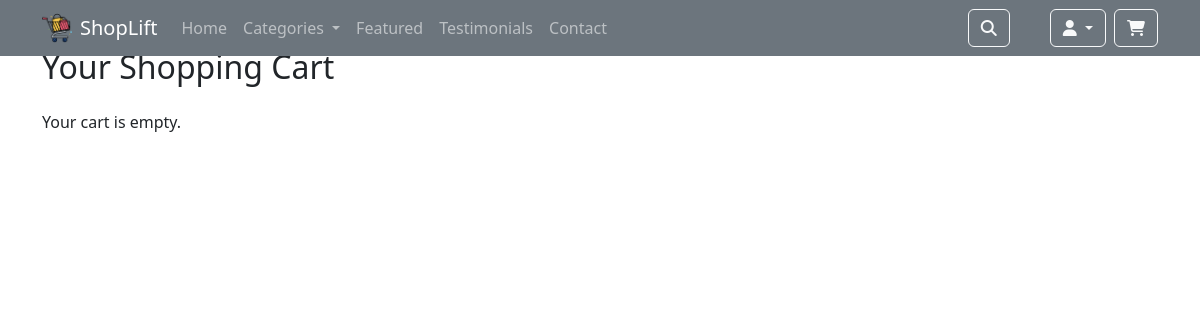
/cart/ (signed in), run on an earlier commit of the app's database.
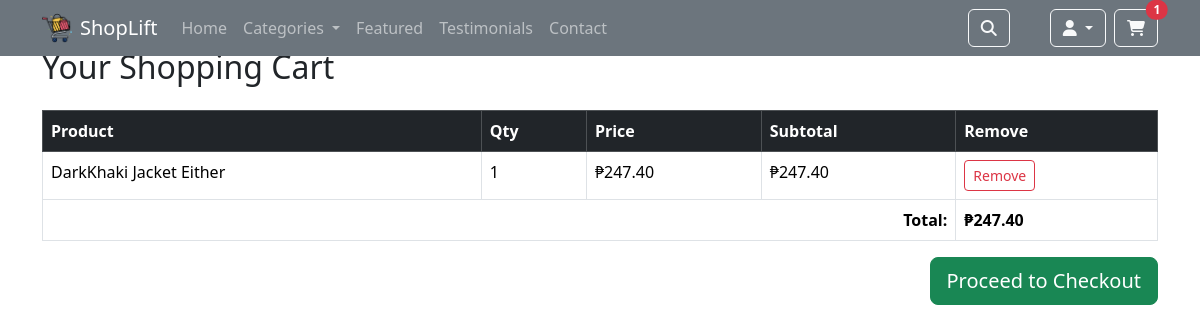
And on a later commit of the database.
### shoplift/models.py (models this page shows, shortened)
class CartItem(models.Model):
    user = models.ForeignKey(User, on_delete=models.CASCADE)
    product = models.ForeignKey(Product, on_delete=models.CASCADE)
    quantity = models.PositiveIntegerField(default=1)
    @property
    def subtotal(self):
        return self.product.price * self.quantity

class Product(models.Model):
    name = models.CharField(max_length=200)
    category = models.ForeignKey(Category, on_delete=models.CASCADE, related_name='products')
    image_url = models.URLField(max_length=500, blank=True)
    price = models.DecimalField(max_digits=10, decimal_places=2)
    rating = models.FloatField()
    description = models.TextField(blank=True)
    available_sizes = models.CharField(max_length=100, help_text="Comma-separated sizes, e.g. S, M, L")
    available_colors = models.CharField(max_length=200, help_text="Comma-separated colors, e.g. Black, Red, Blue")

### shoplift/views.py (the view, shortened to what this page needs)
# urls.py: path('cart/', views.cart_view, name='cart_view'),
@login_required(login_url='/login/')
def cart_view(request):
    categories = Category.objects.all()[:6]
    if request.user.is_authenticated:
        cart_items = CartItem.objects.filter(user=request.user)
        total_price = sum(item.product.price * item.quantity for item in cart_items)
        cart_count = CartItem.objects.filter(user=request.user).aggregate(total=Sum('quantity'))['total'] or 0
    context = {
        'cart_items': cart_items,
        'total_price': total_price,
        'cart_count': cart_count,
        'categories': categories
    }
    return render(request, 'cart.html', context)

### templates/cart.html (shortened to what this page needs)
{% extends "base.html" %}
{% block content %}
<div class="container mt-5">
    <h2 class="mb-4">Your Shopping Cart</h2>
    {% if cart_items %}
    <table class="table table-bordered">
        <thead class="table-dark">
            <tr>
                <th>Product</th>
                <th>Qty</th>
                <th>Price</th>
                <th>Subtotal</th>
                <th>Remove</th>
            </tr>
        </thead>
        <tbody>
            {% for item in cart_items %}
            <tr>
                <td>{{ item.product.name }}</td>
                <td>{{ item.quantity }}</td>
                <td>₱{{ item.product.price }}</td>
                <td>₱{{ item.subtotal }}</td>
                <td>
                    <form action="{% url 'remove_from_cart' item.product.id %}" method="POST">
                        <button type="submit" class="btn btn-sm btn-outline-danger">Remove</button>
                    </form>
                </td>
            </tr>
            {% endfor %}
            <tr>
                <td colspan="4" class="text-end"><strong>Total:</strong></td>
                <td><strong>₱{{ total_price }}</strong></td>
            </tr>
        </tbody>
    </table>
    <div class="text-end">
        <form action="{% url 'checkout' %}" method="GET">
            <button type="submit" class="btn btn-success btn-lg">Proceed to Checkout</button>
        </form>
    </div>
    {% else %}
    <p>Your cart is empty.</p>
    {% endif %}
</div>
{% endblock %}

### templates/base.html (shortened to what this page needs)
<!DOCTYPE html>
{% load static %}
<html lang="en">
<head>
    <link href="https://unpkg.com/aos@2.3.1/dist/aos.css" rel="stylesheet">
    <link rel="stylesheet" href="{% static 'css/styles.css' %}">
    <link href="https://cdn.jsdelivr.net/npm/bootstrap@5.3.0/dist/css/bootstrap.min.css" rel="stylesheet">
    <link rel="stylesheet" href="https://cdnjs.cloudflare.com/ajax/libs/font-awesome/6.4.0/css/all.min.css">
</head>
<body>
    {% block header %}
        {% include 'navbar.html' %}
    {% endblock %}
    {% block content %}{% endblock %}
</body>
</html>

### templates/navbar.html (shortened to what this page needs)
{% load static %}
<link rel="stylesheet" href="{% static 'css/bootstrap.min.css' %}">
<head>
</head>
<nav class="navbar navbar-expand-lg navbar-dark bg-secondary fixed-top">
    <div class="container">
        <a class="navbar-brand d-flex align-items-center" href="{% url 'home' %}">
            <img src="{% static 'favicon.ico' %}" alt="ShopLift Logo" width="30" height="30" class="me-2" />
            ShopLift
        </a>
        <div class="collapse navbar-collapse" id="navbarNav">
            <ul class="navbar-nav me-auto">
                <li class="nav-item">
                    <a class="nav-link" href="{% url 'home' %}">Home</a>
                </li>
                <li class="nav-item dropdown">
                    <a class="nav-link dropdown-toggle" href="#" id="categoriesDropdown" role="button"
                        data-bs-toggle="dropdown" aria-expanded="false">
                        Categories
                    </a>
                </li>
                <li class="nav-item">
                    <a class="nav-link" href="#featured">Featured</a>
                </li>
                <li class="nav-item">
                    <a class="nav-link" href="#testimonials">Testimonials</a>
                </li>
                <li class="nav-item">
                    <a class="nav-link" href="#contact">Contact</a>
                </li>
            </ul>
            <form id="searchForm" action="{% url 'search' %}" method="GET" class="d-flex align-items-center me-3">
            <button type="button" class="btn btn-outline-light ms-2" id="searchToggle">
                <i class="fas fa-search"></i>
            </button>
            </form>
            <div class="d-flex align-items-center ms-lg-4">
                {% if not user.is_authenticated %}
                    <a href="{% url 'login' %}" class="btn btn-outline-light me-2">Sign In</a>
                {% else %}
                    <div class="dropdown">
                        <button class="btn btn-outline-light dropdown-toggle" type="button" id="userMenu"
                            data-bs-toggle="dropdown" aria-expanded="false">
                            <i class="fas fa-user"></i>
                        </button>
                    </div>
                {% endif %}
                {% if user.is_authenticated %}
                <a href="{% url 'cart_view' %}" class="btn btn-outline-light position-relative ms-2" aria-label="Shopping cart">
                    <i class="fas fa-shopping-cart"></i>
                    {% if cart_count > 0 %}
                    <span class="position-absolute top-0 start-100 translate-middle badge rounded-pill bg-danger">
                        {{ cart_count }}
                    </span>
                    {% endif %}
                </a>
                {% endif %}
            </div>
        </div>
    </div>
</nav>

### static/css/styles.css (style rules this page uses)
:root { --primary-color: #3a3a3a; --secondary-color: #f8f9fa; --accent-color: #ff6b6b; }
body { font-family: 'Segoe UI', Tahoma, Geneva, Verdana, sans-serif; overflow-x: hidden; }
.navbar { transition: all 0.4s ease; }

What changed in the data, as far as the page shows it:
added CartItem: product.name "DarkKhaki Jacket Either", quantity "1", product.price "247.40", subtotal "247.40"
Also different on the page:
{{ cart_count }}: (not shown) → "1"
{{ total_price }}: (not shown) → "247.40"
text no longer shown: "Your cart is empty."
text now shown: "Product Qty Price Subtotal Remove Total: ₱ Proceed to Checkout"
